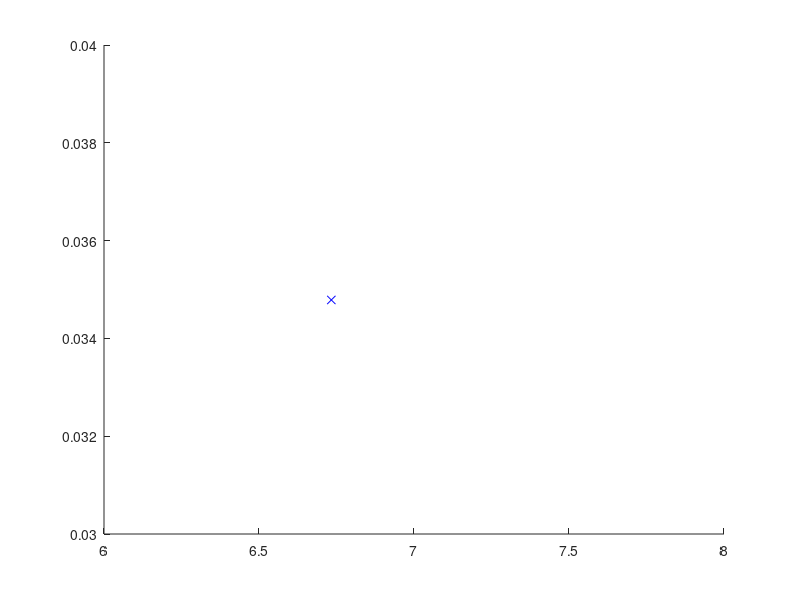

MATLAB code to generate this figure: (Note: this script raises an error after producing the figure.)
% Nonlinear programming examples
clear all;  clc

global n m N T dt xd obs pF vd_cnst withobs endonly

%% Optimization problem definition
% Number of optimization variables per timestep: n states and m inputs
n = 3;
m = 2;
N = (n+m);

% Example #1 Basic tracking of sinusoidal desired trajectory
% withobs = 0;
% endonly = 0;
% Example #2 Tracking of sinusoidal desired trajectory with obstacles
withobs = 1;
endonly = 0;
% Example #3 Navigating to a destination (with or without obstacles from
% above)
% withobs = 1;
% endonly = 1;

% Time steps
T = 10;  % 20; 40;
dt = 1;
% Desired trajectory
xd = [0:dt:(T-1)*dt; sin(0.3*[0:dt:(T-1)*dt]);zeros(size(0:dt:(T-1)*dt))]';
% Initial position
p0 = [0 2 0];
% Maximum velocity
vd_cnst = 1;

% Add obstacles
if (withobs)
    % Set up environment
    posMinBound = [0 -1];
    posMaxBound = [9 3];
    numObsts = 8;
end

% Add end point constraint
if (endonly)
    T = 10;
    dt = 1;
    pF = [ 9 0 0.5];
end 

% Initial solution
x0 = zeros(N*T,1);
x0(1:N:end) = p0(1);
x0(2:N:end) = p0(2);
x0(3:N:end) = p0(3);
x0(4:N:end) = 0;
x0(5:N:end) = 0;

% Constraints
A = [];
B = [];
Aeq = zeros(3,N*T);
Aeq(1:3,1:3) = eye(3);
Beq = p0';

% State and input bounds
LB = -100*ones(N*T,1);
LB(4:N:end) = 0;
LB(5:N:end) = -1.5;

UB = 100*ones(N*T,1);
UB(4:N:end) = 2;
UB(5:N:end) = 1.5;

% Define random round obstacles
if (withobs)
    range = (posMaxBound-posMinBound);
    obs = rand(numObsts,2);
    obs(:,1) = posMinBound(1)+range(1)*obs(:,1);
    obs(:,2) = posMinBound(2)+range(2)*obs(:,2);
    for i=1:numObsts
        for j=1:numObsts
            dist(i,j) = norm(obs(i,:)-obs(j,:));
        end
        dist(i,numObsts+1) = norm(obs(i,:)-p0(1:2));
        radius(i) = min(dist(i,[1:i-1 i+1:end]))/2.5;
    end
    obs = [obs radius'];
end


figure(1); clf; hold on;
if (withobs)
        for i=1:numObsts
        plot(obs(i,1), obs(i,2),'bx');
        circle(1, obs(i,:), radius(i));
    end
    axis equal
end
if (~endonly)
    plot(xd(:,1), xd(:,2), 'ro--')
else
    plot(pF(1),pF(2),'ro')
end
title('Nonlinear programming motion planning')
drawnow();

% Solve nonlinear program
options = optimset('display', 'off','maxfunevals',50000);
tic;
[X,FVAL,EXITFLAG,OUTPUT,LAMBDA] = fmincon(@(x) nlpcost(x),x0,A,B,Aeq,Beq,LB,UB,@(x) nlpconstraints(x), options);
toc;
% Rename results
x = X(1:N:end);
y = X(2:N:end);
th = X(3:N:end);
v = X(4:N:end);
w = X(5:N:end);

% Plot trajectory
figure(1); hold on;
plot(x,y,'bx-');

% Plot time series data
figure(2);clf; hold all;
plot(1:T,x)
plot(1:T,y)
plot(1:T,th)
plot(1:T,v)
plot(1:T,w)
title('NLP State evolution')
xlabel ('Time (s)')
ylabel ('State');
legend ('x','y','\theta', 'v', '\omega')
